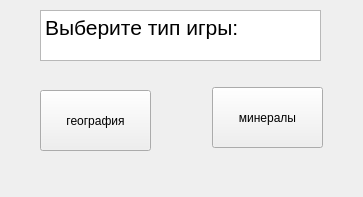
<?xml version="1.0" encoding="UTF-8"?>
<ui version="4.0">
 <class>Form</class>
 <widget class="QWidget" name="Form">
  <property name="geometry">
   <rect>
    <x>0</x>
    <y>0</y>
    <width>363</width>
    <height>197</height>
   </rect>
  </property>
  <property name="windowTitle">
   <string>Form</string>
  </property>
  <widget class="QPushButton" name="pushButton">
   <property name="geometry">
    <rect>
     <x>40</x>
     <y>90</y>
     <width>111</width>
     <height>61</height>
    </rect>
   </property>
   <property name="text">
    <string>география</string>
   </property>
  </widget>
  <widget class="QPushButton" name="pushButton2">
   <property name="geometry">
    <rect>
     <x>212</x>
     <y>87</y>
     <width>111</width>
     <height>61</height>
    </rect>
   </property>
   <property name="text">
    <string>минералы</string>
   </property>
  </widget>
  <widget class="QTextBrowser" name="textBrowser">
   <property name="geometry">
    <rect>
     <x>40</x>
     <y>10</y>
     <width>281</width>
     <height>51</height>
    </rect>
   </property>
   <property name="html">
    <string>&lt;!DOCTYPE HTML PUBLIC &quot;-//W3C//DTD HTML 4.0//EN&quot; &quot;http://www.w3.org/TR/REC-html40/strict.dtd&quot;&gt;
&lt;html&gt;&lt;head&gt;&lt;meta name=&quot;qrichtext&quot; content=&quot;1&quot; /&gt;&lt;style type=&quot;text/css&quot;&gt;
p, li { white-space: pre-wrap; }
&lt;/style&gt;&lt;/head&gt;&lt;body style=&quot; font-family:'MS Shell Dlg 2'; font-size:7.8pt; font-weight:400; font-style:normal;&quot;&gt;
&lt;p style=&quot; margin-top:0px; margin-bottom:0px; margin-left:0px; margin-right:0px; -qt-block-indent:0; text-indent:0px;&quot;&gt;&lt;span style=&quot; font-size:16pt;&quot;&gt;Выберите тип игры:&lt;/span&gt;&lt;/p&gt;&lt;/body&gt;&lt;/html&gt;</string>
   </property>
  </widget>
 </widget>
 <resources/>
 <connections/>
</ui>
